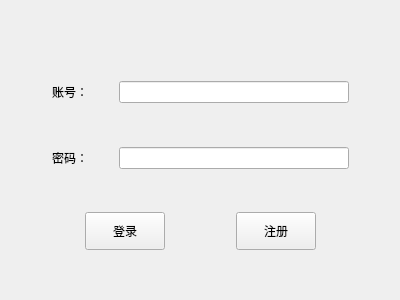
<?xml version="1.0" encoding="UTF-8"?>
<ui version="4.0">
 <class>Widget</class>
 <widget class="QWidget" name="Widget">
  <property name="geometry">
   <rect>
    <x>0</x>
    <y>0</y>
    <width>400</width>
    <height>300</height>
   </rect>
  </property>
  <property name="windowTitle">
   <string>QQ</string>
  </property>
  <property name="windowIcon">
   <iconset resource="img/res.qrc">
    <normaloff>:/new/prefix1/QQ.jpg</normaloff>:/new/prefix1/QQ.jpg</iconset>
  </property>
  <widget class="QWidget" name="layoutWidget">
   <property name="geometry">
    <rect>
     <x>30</x>
     <y>30</y>
     <width>341</width>
     <height>231</height>
    </rect>
   </property>
   <layout class="QGridLayout" name="gridLayout">
    <item row="0" column="0">
     <spacer name="verticalSpacer_4">
      <property name="orientation">
       <enum>Qt::Vertical</enum>
      </property>
      <property name="sizeHint" stdset="0">
       <size>
        <width>20</width>
        <height>40</height>
       </size>
      </property>
     </spacer>
    </item>
    <item row="5" column="0">
     <layout class="QHBoxLayout" name="horizontalLayout">
      <item>
       <spacer name="horizontalSpacer">
        <property name="orientation">
         <enum>Qt::Horizontal</enum>
        </property>
        <property name="sizeHint" stdset="0">
         <size>
          <width>40</width>
          <height>20</height>
         </size>
        </property>
       </spacer>
      </item>
      <item>
       <widget class="QPushButton" name="btn_Login_in">
        <property name="maximumSize">
         <size>
          <width>100</width>
          <height>50</height>
         </size>
        </property>
        <property name="text">
         <string>登录</string>
        </property>
       </widget>
      </item>
      <item>
       <spacer name="verticalSpacer_3">
        <property name="orientation">
         <enum>Qt::Vertical</enum>
        </property>
        <property name="sizeHint" stdset="0">
         <size>
          <width>20</width>
          <height>28</height>
         </size>
        </property>
       </spacer>
      </item>
      <item>
       <spacer name="horizontalSpacer_2">
        <property name="orientation">
         <enum>Qt::Horizontal</enum>
        </property>
        <property name="sizeHint" stdset="0">
         <size>
          <width>40</width>
          <height>20</height>
         </size>
        </property>
       </spacer>
      </item>
      <item>
       <widget class="QPushButton" name="btn_Register">
        <property name="maximumSize">
         <size>
          <width>100</width>
          <height>50</height>
         </size>
        </property>
        <property name="text">
         <string>注册</string>
        </property>
       </widget>
      </item>
      <item>
       <spacer name="horizontalSpacer_3">
        <property name="orientation">
         <enum>Qt::Horizontal</enum>
        </property>
        <property name="sizeHint" stdset="0">
         <size>
          <width>40</width>
          <height>20</height>
         </size>
        </property>
       </spacer>
      </item>
     </layout>
    </item>
    <item row="1" column="0">
     <layout class="QHBoxLayout" name="horizontalLayout_2">
      <item>
       <widget class="QLabel" name="label">
        <property name="maximumSize">
         <size>
          <width>50</width>
          <height>50</height>
         </size>
        </property>
        <property name="text">
         <string>账号：</string>
        </property>
       </widget>
      </item>
      <item>
       <widget class="QLineEdit" name="lineEdit_userName">
        <property name="maximumSize">
         <size>
          <width>230</width>
          <height>100</height>
         </size>
        </property>
       </widget>
      </item>
     </layout>
    </item>
    <item row="3" column="0">
     <layout class="QHBoxLayout" name="horizontalLayout_3">
      <item>
       <widget class="QLabel" name="label_2">
        <property name="maximumSize">
         <size>
          <width>50</width>
          <height>50</height>
         </size>
        </property>
        <property name="text">
         <string>密码：</string>
        </property>
       </widget>
      </item>
      <item>
       <widget class="QLineEdit" name="lineEdit_userPwd">
        <property name="maximumSize">
         <size>
          <width>230</width>
          <height>100</height>
         </size>
        </property>
       </widget>
      </item>
     </layout>
    </item>
    <item row="2" column="0">
     <spacer name="verticalSpacer">
      <property name="orientation">
       <enum>Qt::Vertical</enum>
      </property>
      <property name="sizeHint" stdset="0">
       <size>
        <width>20</width>
        <height>28</height>
       </size>
      </property>
     </spacer>
    </item>
    <item row="4" column="0">
     <spacer name="verticalSpacer_2">
      <property name="orientation">
       <enum>Qt::Vertical</enum>
      </property>
      <property name="sizeHint" stdset="0">
       <size>
        <width>20</width>
        <height>28</height>
       </size>
      </property>
     </spacer>
    </item>
   </layout>
  </widget>
 </widget>
 <layoutdefault spacing="6" margin="11"/>
 <resources>
  <include location="img/res.qrc"/>
 </resources>
 <connections/>
</ui>
